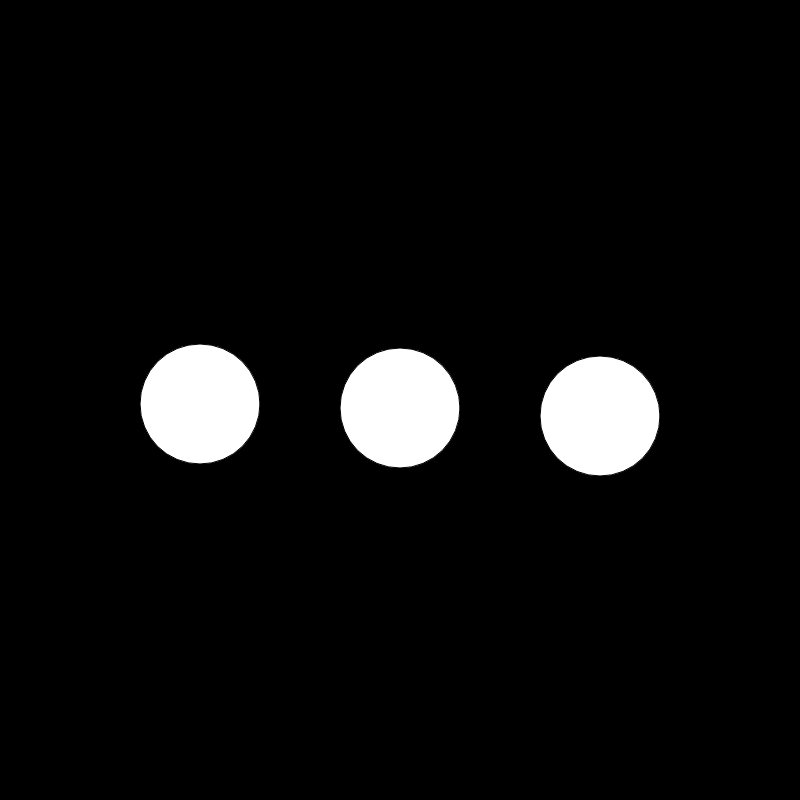
Frame 1 (no input)
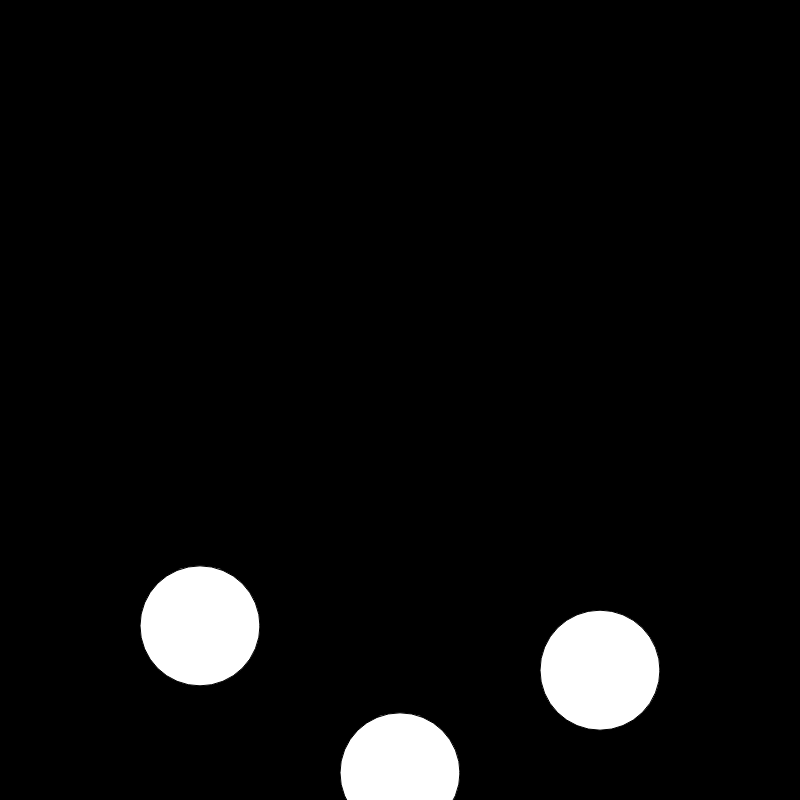
Frame 60 (no input)
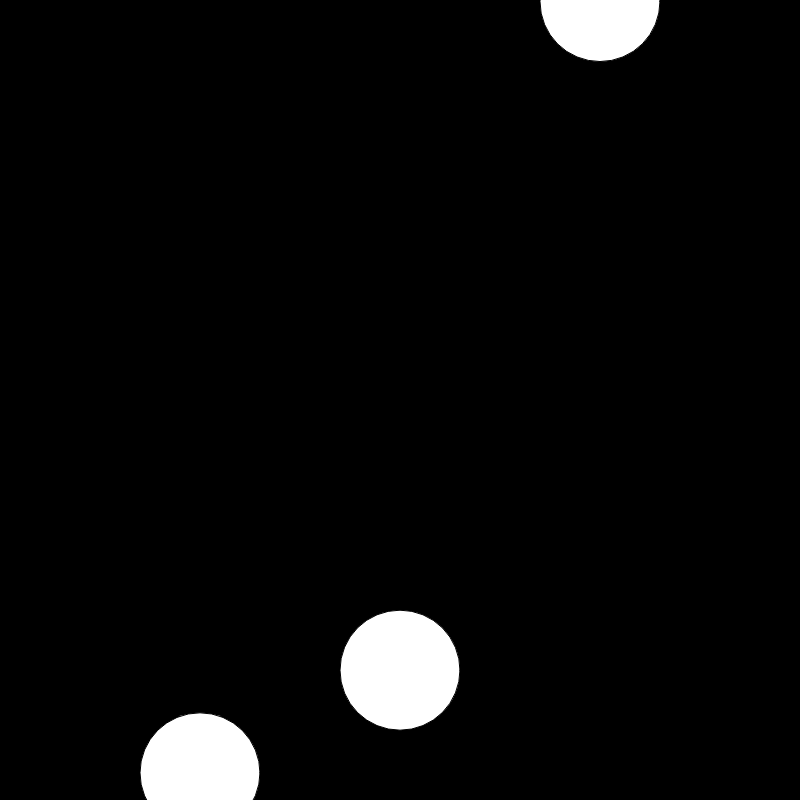
Frame 120 (the mouse pressed at the canvas centre since frame 60)

The p5.js sketch that drew these frames (run headless with seeded random() and noise() and a simulated clock; from frame 60 on, the mouse is pressed at the canvas centre):

// p5.js sketch
// ── sketch.js
var y1, y2, y3;

function setup() {
  createCanvas(800, 800);
}

function draw() {
  
  background(0);
  
  y1 = 400 + 400 * sin(0.01 * frameCount);
  y2 = 400 + 400 * sin(0.02 * frameCount);
  y3 = 400 + 400 * sin(0.04 * frameCount);
  
  ellipse(200, y1, 120, 120);
  ellipse(400, y2, 120, 120);
  ellipse(600, y3, 120, 120);

}
